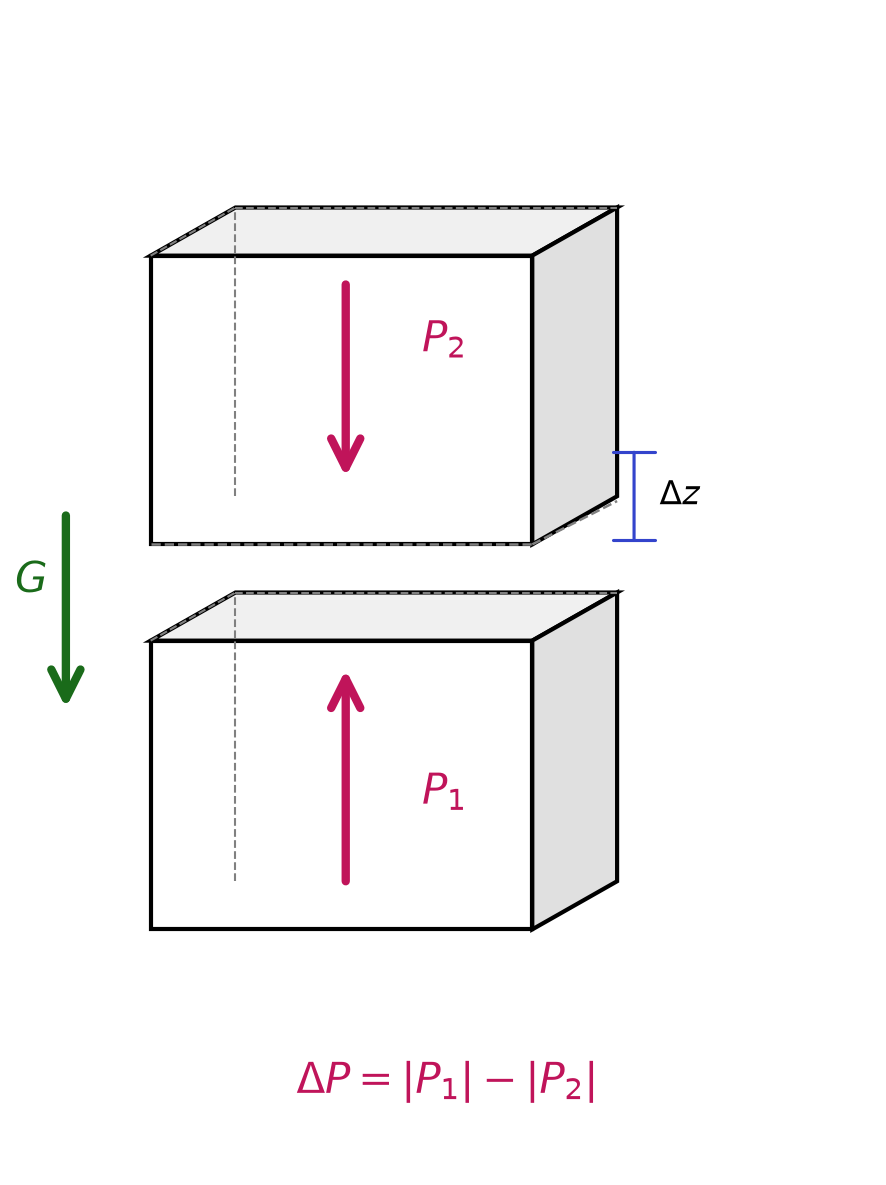

Reproduce this figure in Python.
import matplotlib.pyplot as plt
import matplotlib.patches as mpatches
from matplotlib.patches import FancyArrowPatch

fig, ax = plt.subplots(1, 1, figsize=(6, 8))
ax.set_xlim(0, 10)
ax.set_ylim(0, 12)
ax.axis('off')

def draw_box_3d(ax, x, y, w, h, d=0.8, color='white', edgecolor='black', lw=2):
    # Front face
    front = plt.Polygon([[x, y], [x+w, y], [x+w, y+h], [x, y+h]],
                        closed=True, facecolor=color, edgecolor=edgecolor, linewidth=lw)
    ax.add_patch(front)
    # Top face
    top = plt.Polygon([[x, y+h], [x+w, y+h], [x+w+d, y+h+d*0.5], [x+d, y+h+d*0.5]],
                      closed=True, facecolor='#f0f0f0', edgecolor=edgecolor, linewidth=lw)
    ax.add_patch(top)
    # Right face
    right = plt.Polygon([[x+w, y], [x+w+d, y+d*0.5], [x+w+d, y+h+d*0.5], [x+w, y+h]],
                        closed=True, facecolor='#e0e0e0', edgecolor=edgecolor, linewidth=lw)
    ax.add_patch(right)
    # Dashed back edges
    ax.plot([x, x+d], [y+h, y+h+d*0.5], '--', color='gray', lw=1)
    ax.plot([x+d, x+d+w], [y+h+d*0.5, y+h+d*0.5], '--', color='gray', lw=1)
    ax.plot([x+d, x+d], [y+d*0.5, y+h+d*0.5], '--', color='gray', lw=1)

def arrow(ax, x, y, dx, dy, color, hw=0.25, hl=0.35, lw=3):
    ax.annotate('', xy=(x+dx, y+dy), xytext=(x, y),
                arrowprops=dict(arrowstyle=f'->', color=color,
                                lw=lw,
                                mutation_scale=30,
                                shrinkA=0, shrinkB=0))

# --- Upper box ---
draw_box_3d(ax, 1.5, 6.5, 4.5, 3.0, d=1.0)

# --- Lower box ---
draw_box_3d(ax, 1.5, 2.5, 4.5, 3.0, d=1.0)

# --- Dashed line at Δz boundary ---
ax.plot([1.5, 6.0], [6.5, 6.5], '--', color='gray', lw=1.2)
ax.plot([6.0, 7.0], [6.5, 6.95], '--', color='gray', lw=1.2)

# --- Δz bracket ---
ax.annotate('', xy=(7.2, 6.5), xytext=(7.2, 7.5),
            arrowprops=dict(arrowstyle='|-|', color='#3344cc', lw=1.5))
ax.text(7.5, 7.0, r'$\Delta z$', fontsize=16, color='black', va='center')

# --- P2 arrow (down, top of upper box) ---
ax.annotate('', xy=(3.8, 7.2), xytext=(3.8, 9.2),
            arrowprops=dict(arrowstyle='->', color='#c0145a', lw=4,
                            mutation_scale=35, shrinkA=0, shrinkB=0))
ax.text(4.7, 8.5, r'$P_2$', fontsize=20, color='#c0145a', fontweight='bold')

# --- G arrow (down, left side at middle) ---
ax.annotate('', xy=(0.5, 4.8), xytext=(0.5, 6.8),
            arrowprops=dict(arrowstyle='->', color='#1a6b1a', lw=4,
                            mutation_scale=35, shrinkA=0, shrinkB=0))
ax.text(-0.1, 6.0, r'$G$', fontsize=20, color='#1a6b1a', fontweight='bold')

# --- P1 arrow (up, bottom of lower box) ---
ax.annotate('', xy=(3.8, 5.2), xytext=(3.8, 3.0),
            arrowprops=dict(arrowstyle='->', color='#c0145a', lw=4,
                            mutation_scale=35, shrinkA=0, shrinkB=0))
ax.text(4.7, 3.8, r'$P_1$', fontsize=20, color='#c0145a', fontweight='bold')

# --- Equation at bottom ---
ax.text(5.0, 0.8, r'$\Delta P = |P_1| - |P_2|$', fontsize=20,
        color='#c0145a', fontweight='bold', ha='center')

plt.tight_layout()
plt.savefig('trykk_diagram.png', dpi=150, bbox_inches='tight', facecolor='white')
plt.show()
print("Lagret som trykk_diagram.png")
